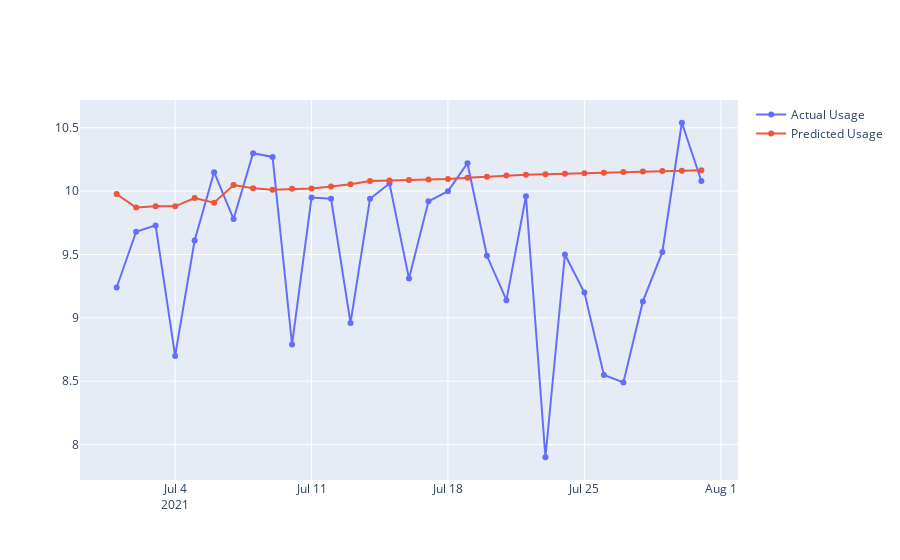

Notebook source saved alongside this figure:
### Code cell
fig = go.Figure()
fig.add_trace(go.Scatter(x=energy_usage_daily_7_df.index,y=energy_usage_daily_7_df['usage_in_kilowatt_hours'],
            mode='lines+markers',name='Actual Usage'))


fig.add_trace(go.Scatter(x=forecast_results.index,y=forecast_results,
            mode='lines+markers',name='Predicted Usage'))

fig.show()
